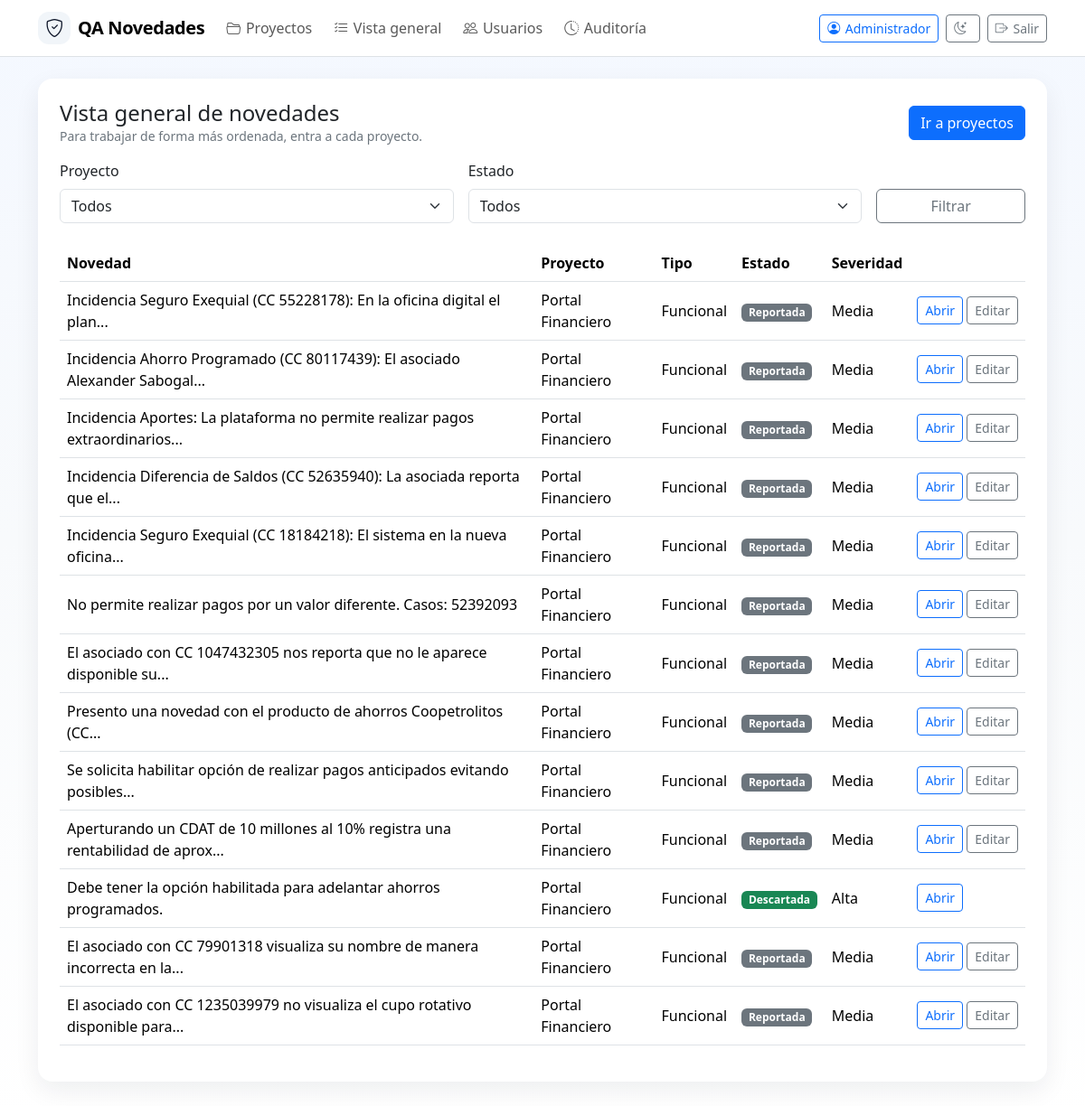
The app's page /records (signed in) with its own data.
### app.py (models this page shows, shortened)
class User(db.Model):
    id = db.Column(db.Integer, primary_key=True)
    username = db.Column(db.String(80), nullable=False, unique=True)
    full_name = db.Column(db.String(160), nullable=False)
    email = db.Column(db.String(180), nullable=True)
    password_hash = db.Column(db.String(255), nullable=False)
    role = db.Column(db.String(40), nullable=False, default='tester')
    is_active = db.Column(db.Boolean, nullable=False, default=True)
    must_change_password = db.Column(db.Boolean, nullable=False, default=False)
    can_create_projects = db.Column(db.Boolean, nullable=False, default=False)
    can_join_projects = db.Column(db.Boolean, nullable=False, default=True)
    can_manage_records = db.Column(db.Boolean, nullable=False, default=True)
    can_manage_users = db.Column(db.Boolean, nullable=False, default=False)
    can_view_audit = db.Column(db.Boolean, nullable=False, default=False)
    created_at = db.Column(db.DateTime, default=datetime.utcnow)
    memberships = db.relationship('ProjectMember', backref='user', lazy=True, cascade='all, delete-orphan')
    @property
    def is_admin(self) -> bool:
        return self.role == 'admin'
    @property
    def display_name(self) -> str:
        return self.full_name or self.username

class TestRecord(db.Model):
    id = db.Column(db.Integer, primary_key=True)
    title = db.Column(db.String(200), nullable=False)
    application_name = db.Column(db.String(120), nullable=False)
    module_name = db.Column(db.String(120), nullable=True)
    version = db.Column(db.String(80), nullable=True)
    environment = db.Column(db.String(120), nullable=True)
    platform = db.Column(db.String(120), nullable=True)
    browser = db.Column(db.String(120), nullable=True)
    test_type = db.Column(db.String(50), nullable=False, default='Funcional')
    status = db.Column(db.String(50), nullable=False, default='Reportada')
    severity = db.Column(db.String(50), nullable=False, default='Media')
    priority = db.Column(db.String(50), nullable=False, default='Media')
    expected_result = db.Column(db.Text, nullable=True)
    actual_result = db.Column(db.Text, nullable=True)
    validation_notes = db.Column(db.Text, nullable=True)
    responsible = db.Column(db.String(120), nullable=True)
    execution_date = db.Column(db.DateTime, nullable=True)
    resolved_at = db.Column(db.DateTime, nullable=True)
    created_at = db.Column(db.DateTime, default=datetime.utcnow)
    created_by_id = db.Column(db.Integer, db.ForeignKey('user.id'), nullable=True)
    updated_by_id = db.Column(db.Integer, db.ForeignKey('user.id'), nullable=True)
    creator = db.relationship('User', foreign_keys=[created_by_id])
    updater = db.relationship('User', foreign_keys=[updated_by_id])
    project_id = db.Column(db.Integer, db.ForeignKey('project.id'), nullable=False)
    evidences = db.relationship('Evidence', backref='test_record', lazy=True, cascade='all, delete-orphan')

class Project(db.Model):
    id = db.Column(db.Integer, primary_key=True)
    name = db.Column(db.String(120), nullable=False, unique=True)
    description = db.Column(db.Text, nullable=True)
    created_at = db.Column(db.DateTime, default=datetime.utcnow)
    updated_at = db.Column(db.DateTime, default=datetime.utcnow, onupdate=datetime.utcnow)
    created_by_id = db.Column(db.Integer, db.ForeignKey('user.id'), nullable=True)
    creator = db.relationship('User', foreign_keys=[created_by_id])
    members = db.relationship('ProjectMember', backref='project', lazy=True, cascade='all, delete-orphan')
    test_records = db.relationship('TestRecord', backref='project', lazy=True, cascade='all, delete-orphan')

### app.py (the view)
    @app.route('/records')
    @login_required
    def records():
        raw_project_id = (request.args.get('project_id') or '').strip()
        project_id = int(raw_project_id) if raw_project_id.isdigit() else None
        status = (request.args.get('status') or '').strip()
        if status not in STATUS_OPTIONS:
            status = ''
        if project_id is not None:
            return redirect(url_for('project_detail', project_id=project_id, status=status))
        query = visible_records_query().order_by(TestRecord.created_at.desc())
        if status:
            query = query.filter_by(status=status)
        items = query.all()
        projects = visible_projects_query().order_by(Project.name.asc()).all()
        return render_template('records.html', records=items, projects=projects, current_project_id=project_id, current_status=status)

### app.py (called while the page is built)
def login_required(view):
    from functools import wraps
    @wraps(view)
    def wrapper(*args, **kwargs):
        if not g.get('current_user'):
            return redirect(url_for('login', next=request.path))
        return view(*args, **kwargs)
    return wrapper

def visible_projects_query():
    user = g.current_user
    if user.is_admin or user.can_create_projects or user.can_join_projects:
        return Project.query
    return Project.query.join(ProjectMember).filter(ProjectMember.user_id == user.id)

def visible_records_query():
    user = g.current_user
    if user.is_admin:
        return TestRecord.query
    return TestRecord.query.join(ProjectMember, ProjectMember.project_id == TestRecord.project_id).filter(ProjectMember.user_id == user.id)

def is_record_closed(record: TestRecord | None) -> bool:
    return bool(record and record.status in CLOSED_STATUSES)

def can_user_create_record_in_project(project: Project | None, user: User | None = None) -> bool:
    user = user or g.get('current_user')
    if not project or not user:
        return False
    if user.is_admin:
        return True
    membership = ProjectMember.query.filter_by(project_id=project.id, user_id=user.id).first()
    return bool(user.can_manage_records and membership and membership.can_register_records)

def can_user_manage_record(record: TestRecord | None, user: User | None = None) -> bool:
    user = user or g.get('current_user')
    if not record or not user or is_record_closed(record):
        return False
    return can_user_create_record_in_project(record.project, user)

### templates/records.html (shortened to what this page needs)
{% extends 'base.html' %}
{% block content %}
<div class="card p-4 bg-white">
  <div class="d-flex justify-content-between align-items-center flex-wrap gap-2 mb-3">
    <div>
      <h2 class="h4 mb-0">Vista general de novedades</h2>
      <div class="text-secondary small">Para trabajar de forma más ordenada, entra a cada proyecto.</div>
    </div>
    <a class="btn btn-primary" href="{{ url_for('projects') }}">Ir a proyectos</a>
  </div>
  <form class="row g-3 mb-4" method="get">
    <div class="col-md-5">
      <label class="form-label">Proyecto</label>
      <select class="form-select" name="project_id">
        <option value="">Todos</option>
      </select>
    </div>
    <div class="col-md-5">
      <label class="form-label">Estado</label>
      <select class="form-select" name="status">
        <option value="">Todos</option>
      </select>
    </div>
    <div class="col-md-2 d-flex align-items-end">
      <button class="btn btn-outline-secondary w-100">Filtrar</button>
    </div>
  </form>
  <div class="table-responsive">
    <table class="table table-hover">
      <thead>
        <tr>
          <th>Novedad</th><th>Proyecto</th><th>Tipo</th><th>Estado</th><th>Severidad</th><th></th>
        </tr>
      </thead>
      <tbody>
        {% for record in records %}
        <tr>
          <td>{{ record.actual_result|truncate(80) if record.actual_result else 'Hallazgo sin descripción' }}</td>
          <td>{{ record.project.name if record.project else 'Sin proyecto' }}</td>
          <td>{{ record.test_type }}</td>
          <td><span class="badge {% if record.status in CLOSED_STATUSES %}text-bg-success{% else %}text-bg-secondary{% endif %}">{{ record.status }}</span></td>
          <td>{{ record.severity }}</td>
          <td class="text-nowrap">
            <a class="btn btn-sm btn-outline-primary" href="{{ url_for('record_detail', record_id=record.id) }}">Abrir</a>
            {% if can_user_manage_record(record) %}
              <a class="btn btn-sm btn-outline-secondary" href="{{ url_for('record_edit', record_id=record.id) }}">Editar</a>
            {% endif %}
          </td>
        </tr>
        {% else %}
        <tr><td colspan="6" class="text-secondary">No hay registros para los filtros seleccionados.</td></tr>
        {% endfor %}
      </tbody>
    </table>
  </div>
</div>
{% endblock %}

### templates/base.html (shortened to what this page needs)
<!doctype html>
<html lang="es">
<head>
  <link href="https://cdn.jsdelivr.net/npm/bootstrap@5.3.3/dist/css/bootstrap.min.css" rel="stylesheet">
  <link href="https://cdn.jsdelivr.net/npm/bootstrap-icons@1.11.3/font/bootstrap-icons.css" rel="stylesheet">
</head>
<body>
<nav class="navbar navbar-expand-lg bg-white border-bottom mb-4 sticky-top">
  <div class="container">
    <a class="navbar-brand d-flex align-items-center gap-2" href="{{ url_for('index') }}"><span class="icon-badge"><i class="bi bi-shield-check"></i></span> QA Novedades</a>
    {% if current_user %}
    <div class="navbar-nav gap-2">
      <a class="nav-link" href="{{ url_for('projects') }}"><i class="bi bi-folder2-open"></i>Proyectos</a>
      <a class="nav-link" href="{{ url_for('records') }}"><i class="bi bi-list-check"></i>Vista general</a>
      {% if current_user.is_admin or current_user.can_manage_users %}<a class="nav-link" href="{{ url_for('admin_users') }}"><i class="bi bi-people"></i>Usuarios</a>{% endif %}
      {% if current_user.is_admin or current_user.can_view_audit %}<a class="nav-link" href="{{ url_for('admin_audit') }}"><i class="bi bi-clock-history"></i>Auditoría</a>{% endif %}
    </div>
    <div class="ms-auto d-flex align-items-center gap-2 small">
      <a class="btn btn-sm btn-outline-primary" href="{{ url_for('profile') }}"><i class="bi bi-person-circle"></i>{{ current_user.display_name }}</a>
<button class="btn btn-sm btn-outline-secondary" id="themeToggle" type="button" aria-label="Cambiar tema">
</button>
      <a class="btn btn-sm btn-outline-secondary" href="{{ url_for('logout') }}"><i class="bi bi-box-arrow-right"></i>Salir</a>
    </div>
    {% endif %}
  </div>
</nav>
<div class="container pb-5">
  {% block content %}{% endblock %}
</div>
</body>
</html>

### templates/base.html (style rules this page uses)
:root { --brand: #0d6efd; --soft: #eef5ff; }
body { background: linear-gradient(180deg, #f4f8ff 0%, #f8fafc 48%, #ffffff 100%); }
.navbar-brand { font-weight: 800; letter-spacing: -.02em; }
.card { border: 0; border-radius: 1rem; box-shadow: 0 10px 28px rgba(15,23,42,.07); }
.icon-badge { width: 36px; height: 36px; display:inline-grid; place-items:center; border-radius: 12px; background: #f1f5f9; color:#0f172a; }
.nav-link .bi, .btn .bi { margin-right: .35rem; }
.table td, .table th { vertical-align: middle; }

### records on screen
User: display_name "Administrador"
TestRecord: actual_result "Incidencia Seguro Exequial (CC 55228178): En la oficina digital el plan...", project "Portal Financiero", test_type "Funcional", status "Reportada", severity "Media"
TestRecord: actual_result "Incidencia Ahorro Programado (CC 80117439): El asociado Alexander Sabogal...", project "Portal Financiero", test_type "Funcional", status "Reportada", severity "Media"
TestRecord: actual_result "Incidencia Aportes: La plataforma no permite realizar pagos extraordinarios...", project "Portal Financiero", test_type "Funcional", status "Reportada", severity "Media"
TestRecord: actual_result "Incidencia Diferencia de Saldos (CC 52635940): La asociada reporta que el...", project "Portal Financiero", test_type "Funcional", status "Reportada", severity "Media"
TestRecord: actual_result "Incidencia Seguro Exequial (CC 18184218): El sistema en la nueva oficina...", project "Portal Financiero", test_type "Funcional", status "Reportada", severity "Media"
TestRecord: actual_result "No permite realizar pagos por un valor diferente. Casos: 52392093", project "Portal Financiero", test_type "Funcional", status "Reportada", severity "Media"
TestRecord: actual_result "El asociado con CC 1047432305 nos reporta que no le aparece disponible su...", project "Portal Financiero", test_type "Funcional", status "Reportada", severity "Media"
TestRecord: actual_result "Presento una novedad con el producto de ahorros Coopetrolitos (CC...", project "Portal Financiero", test_type "Funcional", status "Reportada", severity "Media"
TestRecord: actual_result "Se solicita habilitar opción de realizar pagos anticipados evitando posibles...", project "Portal Financiero", test_type "Funcional", status "Reportada", severity "Media"
TestRecord: actual_result "Aperturando un CDAT de 10 millones al 10% registra una rentabilidad de aprox...", project "Portal Financiero", test_type "Funcional", status "Reportada", severity "Media"
TestRecord: actual_result "Debe tener la opción habilitada para adelantar ahorros programados.", project "Portal Financiero", test_type "Funcional", status "Descartada", severity "Alta"
TestRecord: actual_result "El asociado con CC 79901318 visualiza su nombre de manera incorrecta en la...", project "Portal Financiero", test_type "Funcional", status "Reportada", severity "Media"
TestRecord: actual_result "El asociado con CC 1235039979 no visualiza el cupo rotativo disponible para...", project "Portal Financiero", test_type "Funcional", status "Reportada", severity "Media"
